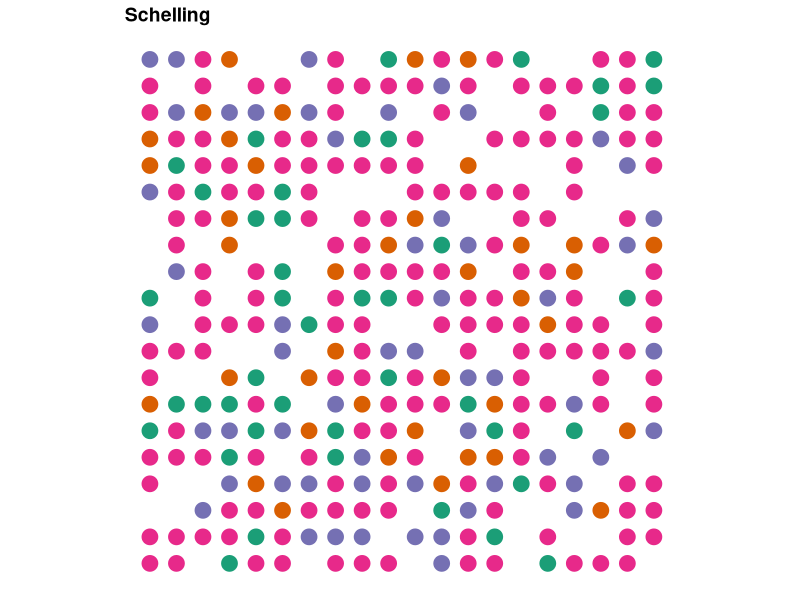

This chart was generated by the following R code: (Note: a time limit stopped this script after it produced the figure.)
#Schelling Segregation Model with uneven preferences (wrapped)
# Casts a wrapped universe with variable dimensions, number of races, pct empty, and dominant race share
# Iterates allowing the majority and minority races to have different preferences for neighbor homogeneity
# Unsatisfied agents move to nearest available cell
# Based on David Zimmerman's example at: https://www.r-bloggers.com/agent-based-modelling-with-data-table-or-how-to-model-urban-migration-with-r/

# The first function initiates the Schelling universe, taking a specified grid size, 
# number of races, percent of empty cells, and percent of agents of the dominant race
initiateSchelling_wrapped <- function(dimensions = c(10, 10), n_races = 4, perc_empty = 0.2, perc_maj = .75){
  require(data.table)
  # create "races" based on colors
  dims <<- dimensions
  races <<- colours()[1:n_races]

  # get number of homes (equal to number of cells)
  n_homes = prod(dimensions)
  # calculates the number of agents (cells minus the percent of empty homes)
  count_agents <- floor(n_homes * (1 - perc_empty))
  
  # the characteristics that a home can have -- either empty or a particular race
  races <- c("empty", races)
  # the probabilities of a home having each characteristic: 
  #   probability of a cell being empty, of being occupied by the dominant race conditional on not being empty, 
  #   and of being in a minority race conditional on not being empty
  probabilities <- c(perc_empty, 
                     (1-perc_empty)*perc_maj, 
                     rep((1 - perc_empty - (1-perc_empty)*perc_maj)/(n_races-1), times = n_races-1)
  )
  
  # creates the global schelling data.table
  schelling <<- data.table(id = 1:prod(dimensions),
                           x = rep(1:dimensions[1], 
                                   dimensions[2]),
                           y = rep(1:dimensions[2], 
                                   each = dimensions[1]),
                           race = sample(x = races, 
                                         size = n_homes, 
                                         prob = probabilities,
                                         replace = TRUE),
                           unsatisfied = rep(NA, prod(dimensions))) # leave this column empty to fill later
}

#Plots the grid
plotSchelling <- function(title){
  require(data.table)
  require(ggplot2)
  require(RColorBrewer)
  # get races to get the right number of colors
  races <- unique(schelling$race)
  
  # find the dimensions of the grid to get the best dot size
  dims <- c(max(schelling$x), max(schelling$y))
  
  # create colors
  # check if there are 3 or fewer races, 
  # RColorBrewer otherwise
  if (length(races) <= 3) {
    colors <- brewer.pal(3, "Dark2")
  } else {
    colors <- brewer.pal(length(races), "Dark2")
  }
  
  # plot the graph  
  p <- ggplot(data = schelling[race != "empty"], 
              aes(x = x, y = y, color = race)) + 
    # resize dots to grid
    geom_point(size = 100/sqrt(prod(dims))) +  
    scale_colour_manual(values = colors) + 
    # theme: mostly blank
    theme_bw() + 
    theme(axis.line = element_blank(),
          axis.text.x = element_blank(),
          axis.text.y = element_blank(),
          axis.ticks = element_blank(),
          axis.title.x = element_blank(),
          axis.title.y = element_blank(),
          legend.position = "none",
          panel.background = element_blank(),
          panel.border = element_blank(),
          panel.grid.major = element_blank(),
          panel.grid.minor = element_blank(),
          plot.background = element_blank(),
          plot.title = element_text(lineheight=3, 
                                    face="bold", 
                                    color="black", 
                                    size=14)) +
    # fix axes to avoid distortion in the picture
    coord_fixed(ratio = 1) + 
    # add the title
    ggtitle(title)
  
  return(p)
}

# For each iteration, each agent checks whether the pct of like neighbors is below their preference threshold
# Moves to NEAREST empty cell or cell of fellow unsatisfied agent if not, unless that cell has already been taken (in which case moves to next nearest)
iterate_wrapped_nearest <- function(n = 10, dom_sim_threshold = .9, min_sim_threshold = .1){
  require(data.table)
  # subfunction that checks for a given x and y value if the agent is 
  # unsatisfied (returns TRUE or FALSE)
  is.unsatisfied_wrapped <- function(x_value, y_value, 
                                     dom_sim_threshold = dom_sim_threshold,
                                     min_sim_threshold = min_sim_threshold){
    # gets the race and id for the agent
    cur_race <- schelling[x == x_value & y == y_value, race]
    cur_id <- schelling[x == x_value & y == y_value, id]
    
    #sub-subfunction to identify agent's neighbors
    select.neighbors <- function(dimensions){
      
      #Identify coordinates of neighbors (adjusts wrapping based on position of agent)
      neighbors <- as.data.frame(matrix(NA, nrow = 8, ncol = 2))
      if(x_value == 1 & y_value == 1){
        neighbors[1,] <- schelling[x == dimensions[1] & y == y_value+1, 2:3]
        neighbors[2,] <- schelling[x == x_value & y == y_value+1, 2:3]
        neighbors[3,] <- schelling[x == x_value+1 & y == y_value+1, 2:3]
        neighbors[4,] <- schelling[x == dimensions[1] & y == y_value, 2:3]
        neighbors[5,] <- schelling[x == x_value+1 & y == y_value, 2:3]
        neighbors[6,] <- schelling[x == dimensions[1] & y == dimensions[2], 2:3]
        neighbors[7,] <- schelling[x == x_value & y == dimensions[2], 2:3]
        neighbors[8,] <- schelling[x == x_value+1 & y == dimensions[2], 2:3]
      }
      if(x_value == 1 & y_value %in% c(2:(dimensions[2]-1))){
        neighbors[1,] <- schelling[x == dimensions[1] & y == y_value+1, 2:3]
        neighbors[2,] <- schelling[x == x_value & y == y_value+1, 2:3]
        neighbors[3,] <- schelling[x == x_value+1 & y == y_value+1, 2:3]
        neighbors[4,] <- schelling[x == dimensions[1] & y == y_value, 2:3]
        neighbors[5,] <- schelling[x == x_value+1 & y == y_value, 2:3]
        neighbors[6,] <- schelling[x == dimensions[1] & y == y_value-1, 2:3]
        neighbors[7,] <- schelling[x == x_value & y == y_value-1, 2:3]
        neighbors[8,] <- schelling[x == x_value+1 & y == y_value-1, 2:3]
      }
      if(x_value == 1 & y_value == dimensions[2]){
        neighbors[1,] <- schelling[x == dimensions[1] & y == 1, 2:3]
        neighbors[2,] <- schelling[x == x_value & y == 1, 2:3]
        neighbors[3,] <- schelling[x == x_value+1 & y == 1, 2:3]
        neighbors[4,] <- schelling[x == dimensions[1] & y == y_value, 2:3]
        neighbors[5,] <- schelling[x == x_value+1 & y == y_value, 2:3]
        neighbors[6,] <- schelling[x == dimensions[1] & y == y_value-1, 2:3]
        neighbors[7,] <- schelling[x == x_value & y == y_value-1, 2:3]
        neighbors[8,] <- schelling[x == x_value+1 & y == y_value-1, 2:3]
      }
      if(x_value %in% c(2:(dimensions[1]-1)) & y_value == 1){
        neighbors[1,] <- schelling[x == x_value-1 & y == y_value+1, 2:3]
        neighbors[2,] <- schelling[x == x_value & y == y_value+1, 2:3]
        neighbors[3,] <- schelling[x == x_value+1 & y == y_value+1, 2:3]
        neighbors[4,] <- schelling[x == x_value-1 & y == y_value, 2:3]
        neighbors[5,] <- schelling[x == x_value+1 & y == y_value, 2:3]
        neighbors[6,] <- schelling[x == x_value-1 & y == dimensions[2], 2:3]
        neighbors[7,] <- schelling[x == x_value & y == dimensions[2], 2:3]
        neighbors[8,] <- schelling[x == x_value+1 & y == dimensions[2], 2:3]
      }
      if(x_value %in% c(2:(dimensions[1]-1)) & y_value %in% c(2:(dimensions[2]-1))){
        neighbors[1,] <- schelling[x == x_value-1 & y == y_value+1, 2:3]
        neighbors[2,] <- schelling[x == x_value & y == y_value+1, 2:3]
        neighbors[3,] <- schelling[x == x_value+1 & y == y_value+1, 2:3]
        neighbors[4,] <- schelling[x == x_value-1 & y == y_value, 2:3]
        neighbors[5,] <- schelling[x == x_value+1 & y == y_value, 2:3]
        neighbors[6,] <- schelling[x == x_value-1 & y == y_value-1, 2:3]
        neighbors[7,] <- schelling[x == x_value & y == y_value-1, 2:3]
        neighbors[8,] <- schelling[x == x_value+1 & y == y_value-1, 2:3] 
      }
      if(x_value %in% c(2:(dimensions[1]-1)) & y_value == dimensions[2]){
        neighbors[1,] <- schelling[x == x_value-1 & y == 1, 2:3]
        neighbors[2,] <- schelling[x == x_value & y == 1, 2:3]
        neighbors[3,] <- schelling[x == x_value+1 & y == 1, 2:3]
        neighbors[4,] <- schelling[x == x_value-1 & y == y_value, 2:3]
        neighbors[5,] <- schelling[x == x_value+1 & y == y_value, 2:3]
        neighbors[6,] <- schelling[x == x_value-1 & y == y_value-1, 2:3]
        neighbors[7,] <- schelling[x == x_value & y == y_value-1, 2:3]
        neighbors[8,] <- schelling[x == x_value+1 & y == y_value-1, 2:3]
      }
      if(x_value == dimensions[1] & y_value == 1){
        neighbors[1,] <- schelling[x == x_value-1 & y == y_value+1, 2:3]
        neighbors[2,] <- schelling[x == x_value & y == y_value+1, 2:3]
        neighbors[3,] <- schelling[x == 1 & y == y_value+1, 2:3]
        neighbors[4,] <- schelling[x == x_value-1 & y == y_value, 2:3]
        neighbors[5,] <- schelling[x == 1 & y == y_value, 2:3]
        neighbors[6,] <- schelling[x == x_value-1 & y == dimensions[2], 2:3]
        neighbors[7,] <- schelling[x == x_value & y == dimensions[2], 2:3]
        neighbors[8,] <- schelling[x == 1 & y == dimensions[2], 2:3]
      }
      if(x_value == dimensions[1] & y_value %in% c(2:(dimensions[2]-1))){
        neighbors[1,] <- schelling[x == x_value-1 & y == y_value+1, 2:3]
        neighbors[2,] <- schelling[x == x_value & y == y_value+1, 2:3]
        neighbors[3,] <- schelling[x == 1 & y == y_value+1, 2:3]
        neighbors[4,] <- schelling[x == x_value-1 & y == y_value, 2:3]
        neighbors[5,] <- schelling[x == 1 & y == y_value, 2:3]
        neighbors[6,] <- schelling[x == x_value-1 & y == y_value-1, 2:3]
        neighbors[7,] <- schelling[x == x_value & y == y_value-1, 2:3]
        neighbors[8,] <- schelling[x == 1 & y == y_value-1, 2:3]
      }
      if(x_value == dimensions[1] & y_value == dimensions[2]){
        neighbors[1,] <- schelling[x == x_value-1 & y == 1, 2:3]
        neighbors[2,] <- schelling[x == x_value & y == 1, 2:3]
        neighbors[3,] <- schelling[x == 1 & y == 1, 2:3]
        neighbors[4,] <- schelling[x == x_value-1 & y == y_value, 2:3]
        neighbors[5,] <- schelling[x == 1 & y == y_value, 2:3]
        neighbors[6,] <- schelling[x == x_value-1 & y == y_value-1, 2:3]
        neighbors[7,] <- schelling[x == x_value & y == y_value-1, 2:3]
        neighbors[8,] <- schelling[x == 1 & y == y_value-1, 2:3]
      }
      names(neighbors) <- c("x","y")
      
      ids <- schelling[x %in% neighbors$x & y %in% neighbors$y, id]
      
      return(ids)
    }
    # checks if the home is empty
    if (cur_race == "empty"){
      return(FALSE) # empty houses can't be unsatisfied
    }else{
      neighbor.ids <- select.neighbors(dimensions = dims)
      
      # counts simliar neighbors
      count_similar <- sum(schelling[id %in% neighbor.ids, 
                                     id != cur_id &
                                       race == cur_race])
      # counts different neighbors
      count_different <- sum(schelling[id %in% neighbor.ids, 
                                       id != cur_id &
                                         race != cur_race & 
                                         race != "empty"])
      
      # calculates the ratio
      ratio <- count_similar/(count_similar + count_different)
      
      # returns TRUE if the ratio is less than or equal to the threshold
      if(cur_race == races[1]){
        return(ratio <= dom_sim_threshold)
      }else{
        return(ratio <= min_sim_threshold)
      }
    }
  }
  
  # creates a ProgressBar
  pb <- txtProgressBar(min = 0, max = 1, style = 3)
  # and tracks time
  t <- Sys.time()
  
  #sets empty vector of ratios
  ratios.unsatisfied <<- c(NULL)
  
  # iterates
  for (iterate in 1:n){
    # fills the boolean vector "unsatisfied" 
    # indicates if the household is unsatisfied 
    schelling[, unsatisfied := is.unsatisfied_wrapped(x_value = x, 
                                                      y_value = y, 
                                                      dom_sim_threshold = dom_sim_threshold,
                                                      min_sim_threshold = min_sim_threshold),
              by = 1:nrow(schelling)]
    #hacky fix for NAs, which appear to happen when the ratio exactly equals the threshold (and should therefore evaluate to satisfied)
    schelling$unsatisfied[is.na(schelling$unsatisfied)] <- FALSE
    
    ratio.unsatisfied <- sum(schelling$unsatisfied)/nrow(schelling)
    ratios.unsatisfied <<- c(ratios.unsatisfied, ratio.unsatisfied)
    
    # move unsatisfied agents to an empty house
    # find the IDs that are empty where agents can migrate to
    emptyIDs <- schelling[race == "empty", id] # finds the id of empty houses
    
    usIDs <- schelling[(unsatisfied), id] # finds the origin of the agents moving, 

    availIDs <<- sort(c(emptyIDs, usIDs)) # finds available IDs for each household moving
    
    #subfunction to find nearest available cell
    find.nearest <- function(cell, avails){
      distance2 <- c(NULL) #cast empty vector to fill with distances to available cells
      for(i in 1:length(avails)){
        #fill distances vector with squared distance (to keep all values positive) between current cell and each available cell
        distance2[i] <- (schelling[id == cell, x] - schelling[id == avails[i], x])^2 + (schelling[id == cell, y] - schelling[id == avails[i], y])^2
      }
      distance2 <- distance2[which(distance2 > 0)] #drop current cell
      min.id <- which.min(replace(distance2, distance2<=0, NA)) #identify id of closest available cell
      availIDs <<- avails[-which(avails == avails[min.id])] #remove that cell from list of available ids
      return(avails[min.id]) #return id
    }
    
    # cast a new data.table showing migration from origin_id to target-id
    transition <- data.table(origin = usIDs, 
                             oldRace = schelling[id %in% usIDs, race])
    transition[, target := find.nearest(cell = origin, avails = availIDs),
               by = 1:nrow(transition)]
    
    # move agents to the new homes
    schelling[id %in% transition$origin]$race = "empty"
    schelling[id %in% transition$target]$race = transition$oldRace
    
    # orders and reset schelling
    schelling <<- schelling[order(id)]
    
    # updates the ProgressBar
    setTxtProgressBar(pb, iterate/n)
  }
  close(pb)
  timedif <- Sys.time() - t
  
  # print out statistics for the calculation time
  print(paste0("Time for calculation in seconds: ", round(timedif, 3), " or: ",
               round(n / as.numeric(timedif), 3), " iterations per second"))
  print(ratios.unsatisfied)
  plotSchelling(title = paste0("Schelling Segregation Model after ", n, " Iterations (Wrapped)"))
}

#Test
initiateSchelling_wrapped(dimensions = c(20,20), n_races = 4, perc_maj = .6)
plotSchelling(title = "Schelling")
iterate_wrapped_nearest(dom_sim_threshold = .8, min_sim_threshold = .3)

#Plot pct unsatisfied over time
for(i in 1:length(ratios.unsatisfied)){
  if(i==1){
    plot(-100, -100, xlim=c(1,10), ylim=c(0,1), 
         ylab="Pct Unsatisfied", 
         xlab="Iteration", 
         main = "Percent of Agents Unsatisfied over Time",
         type="n", cex.axis=0.8)
  }else{
    segments(i-1, ratios.unsatisfied[i-1], i, ratios.unsatisfied[i], col="black", lwd=1)
  }
}
